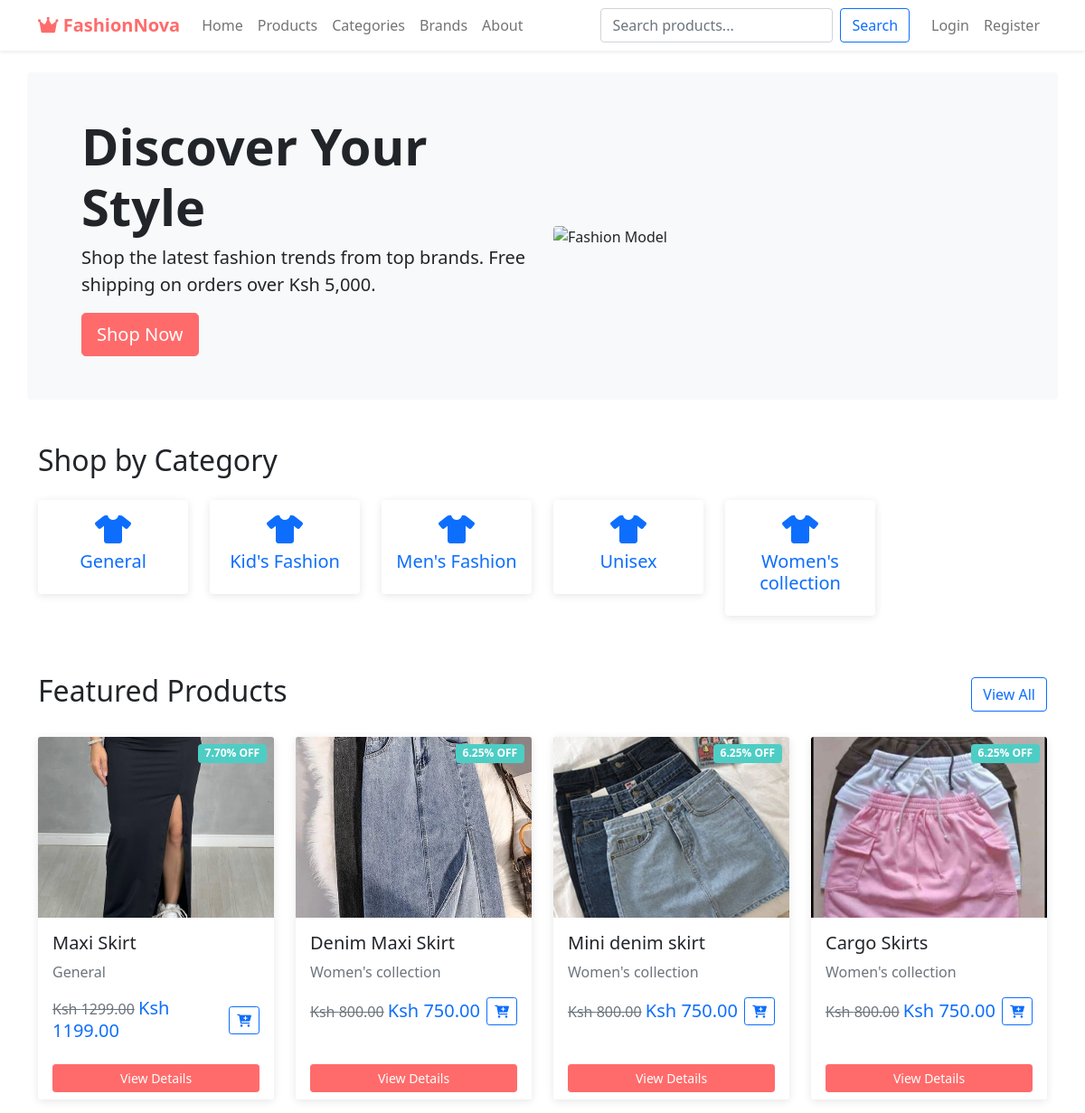
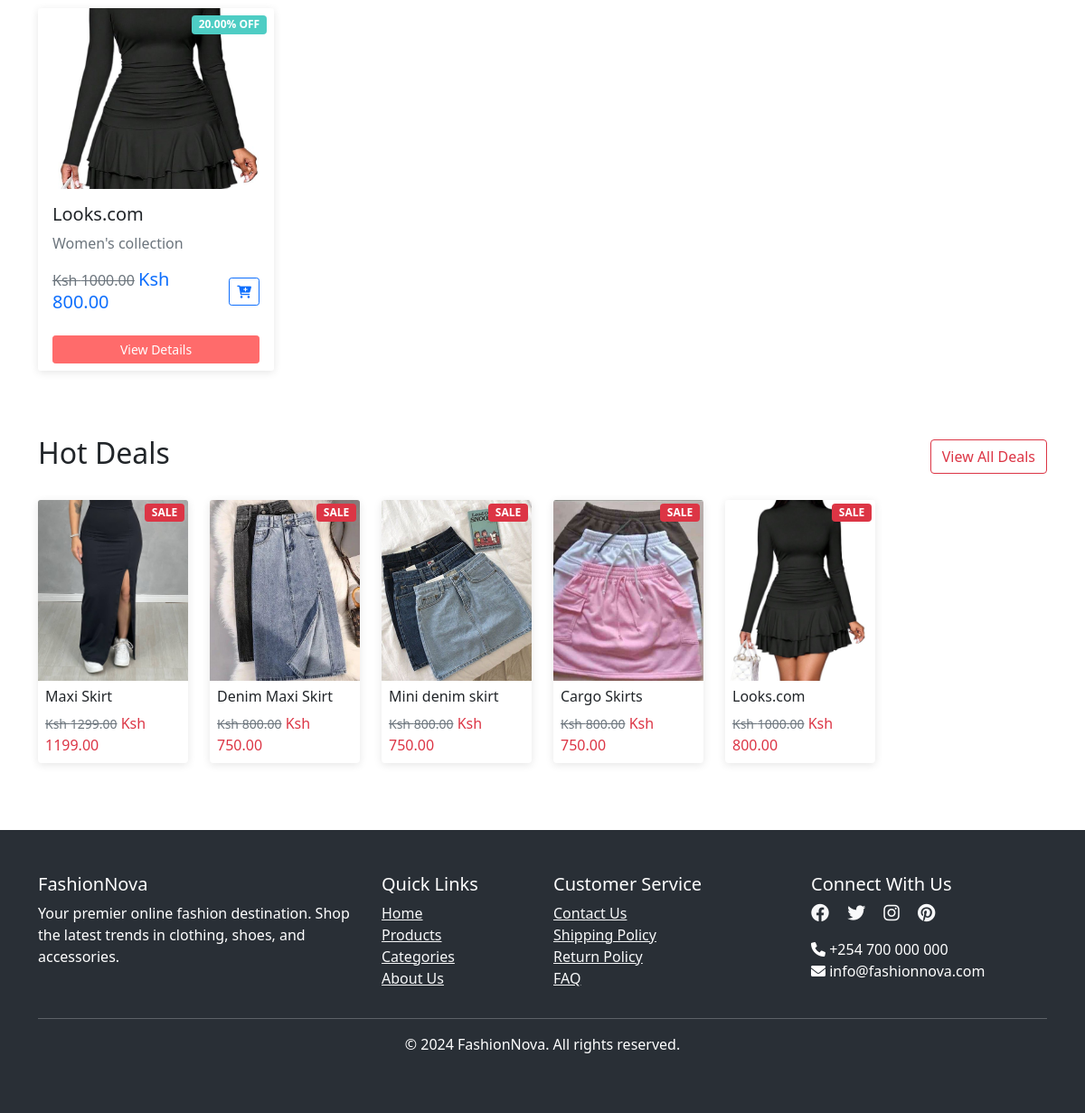
The page / on the database its author committed (2 pictures, top to bottom).
### fashionnova_app/models.py (models this page shows, shortened)
class Category(models.Model):
    GENDER_CHOICES = [
        ('U', 'Unisex'),
        ('M', 'Men'),
        ('F', 'Women'),
        ('K', 'Kids'),
    ]
    name = models.CharField(max_length=100, unique=True)
    slug = models.SlugField(max_length=100, unique=True, blank=True)
    description = models.TextField(blank=True)
    gender = models.CharField(max_length=1, choices=GENDER_CHOICES, default='U')
    image = models.ImageField(upload_to='categories/', blank=True, null=True)
    is_active = models.BooleanField(default=True)
    created_at = models.DateTimeField(auto_now_add=True)
    updated_at = models.DateTimeField(auto_now=True)
    class Meta:
        verbose_name_plural = "Categories"
        ordering = ['name']

class Product(models.Model):
    GENDER_CHOICES = (
        ('M', 'Men'),
        ('F', 'Women'),
        ('U', 'Unisex'),
        ('K', 'Kids'),
    )
    seller = models.ForeignKey(SellerProfile, on_delete=models.CASCADE, related_name='products')
    name = models.CharField(max_length=200)
    slug = models.SlugField(unique=True)
    description = models.TextField()
    price = models.DecimalField(max_digits=10, decimal_places=2)
    discount_price = models.DecimalField(max_digits=10, decimal_places=2, null=True, blank=True)
    category = models.ForeignKey('Category', on_delete=models.SET_NULL, null=True, related_name='products')
    brand = models.ForeignKey('Brand', on_delete=models.SET_NULL, null=True, blank=True, related_name='products')
    gender = models.CharField(max_length=1, choices=GENDER_CHOICES, default='U')
    stock = models.IntegerField(default=0)
    image = models.ImageField(upload_to='products/', blank=True, null=True)
    created_at = models.DateTimeField(auto_now_add=True)
    updated_at = models.DateTimeField(auto_now=True)
    is_active = models.BooleanField(default=True)
    def get_discount_percentage(self):
        if self.discount_price and self.price > 0:
            return round(((self.price - self.discount_price) / self.price) * 100, 2)
        return 0

### fashionnova_app/views.py (the view)
# urls.py: path('', views.home, name='home'),
def home(request):
    featured_products = Product.objects.filter(is_active=True).order_by('-created_at')[:8]
    discounted_products = Product.objects.filter(
        discount_price__isnull=False,
        is_active=True
    ).order_by('-created_at')[:6]
    categories = Category.objects.all()[:6]
    context = {
        'featured_products': featured_products,
        'discounted_products': discounted_products,
        'categories': categories,
    }
    return render(request, 'home.html', context)

### fashionnova_app/context_processors.py (called while the page is built, shortened)
def cart_count(request):
    return {'cart_count': 0, 'wishlist_count': 0}

### fashionnova_app/templates/home.html (shortened to what this page needs)
{% extends 'base.html' %}
{% load static %}
{% block content %}
<section class="hero-section mb-5">
    <div class="row align-items-center bg-light p-5 rounded">
        <div class="col-md-6">
            <h1 class="display-4 fw-bold">Discover Your Style</h1>
            <p class="lead">Shop the latest fashion trends from top brands. Free shipping on orders over Ksh 5,000.</p>
            <a href="{% url 'products' %}" class="btn btn-primary btn-lg">Shop Now</a>
        </div>
        <div class="col-md-6">
            <img src="https://images.unsplash.com/photo-1445205170230-053b83016050?ixlib=rb-1.2.1&auto=format&fit=crop&w=1000&q=80"
                 class="img-fluid rounded" alt="Fashion Model">
        </div>
    </div>
</section>
<section class="categories-section mb-5">
    <h2 class="mb-4">Shop by Category</h2>
    <div class="row">
        {% for category in categories %}
        <div class="col-md-4 col-lg-2 mb-3">
            <a href="{% url 'products' %}?category={{ category.id }}" class="text-decoration-none">
                <div class="card text-center">
                    <div class="card-body">
                        <i class="fas fa-tshirt fa-2x mb-2 text-primary"></i>
                        <h5 class="card-title">{{ category.name }}</h5>
                    </div>
                </div>
            </a>
        </div>
        {% endfor %}
    </div>
</section>
<section class="featured-products mb-5">
    <div class="d-flex justify-content-between align-items-center mb-4">
        <h2>Featured Products</h2>
        <a href="{% url 'products' %}" class="btn btn-outline-primary">View All</a>
    </div>
    <div class="row">
        {% for product in featured_products %}
        <div class="col-md-3 mb-4">
            <div class="card h-100">
                {% if product.discount_price %}
                <span class="position-absolute top-0 end-0 badge badge-discount m-2">
                    {{ product.get_discount_percentage }}% OFF
                </span>
                {% endif %}
                <img src="{{ product.image.url }}" class="card-img-top product-image" alt="{{ product.name }}">
                <div class="card-body">
                    <h5 class="card-title">{{ product.name|truncatechars:30 }}</h5>
                    <p class="card-text text-muted">{{ product.category.name }}</p>
                    <div class="d-flex justify-content-between align-items-center">
                        <div>
                            {% if product.discount_price %}
                            <span class="text-decoration-line-through text-muted">Ksh {{ product.price }}</span>
                            <span class="h5 text-primary"> Ksh {{ product.discount_price }}</span>
                            {% else %}
                            <span class="h5 text-primary">Ksh {{ product.price }}</span>
                            {% endif %}
                        </div>
                        <a href="{% url 'add_to_cart' product.id %}" class="btn btn-sm btn-outline-primary">
                            <i class="fas fa-cart-plus"></i>
                        </a>
                    </div>
                </div>
                <div class="card-footer bg-white border-top-0">
                    <a href="{% url 'product_detail' product.slug %}" class="btn btn-primary btn-sm w-100">View Details</a>
                </div>
            </div>
        </div>
        {% endfor %}
    </div>
</section>
<section class="discounted-products">
    <div class="d-flex justify-content-between align-items-center mb-4">
        <h2>Hot Deals</h2>
        <a href="{% url 'products' %}?discount_only=on" class="btn btn-outline-danger">View All Deals</a>
    </div>
    <div class="row">
        {% for product in discounted_products %}
        <div class="col-md-2 mb-4">
            <div class="card h-100">
                <span class="position-absolute top-0 end-0 badge bg-danger m-1">
                    SALE
                </span>
                <img src="{{ product.image.url }}" class="card-img-top product-image" alt="{{ product.name }}">
                <div class="card-body p-2">
                    <h6 class="card-title">{{ product.name|truncatechars:20 }}</h6>
                    <div>
                        <span class="text-decoration-line-through text-muted small">Ksh {{ product.price }}</span>
                        <span class="h6 text-danger"> Ksh {{ product.discount_price }}</span>
                    </div>
                </div>
            </div>
        </div>
        {% endfor %}
    </div>
</section>
{% endblock %}

### fashionnova_app/templates/base.html (style rules this page uses)
:root { --primary-color: #ff6b6b; --secondary-color: #4ecdc4; --dark-color: #292f36; --light-color: #f7fff7; }
body { font-family: 'Segoe UI', Tahoma, Geneva, Verdana, sans-serif; padding-top: 56px; }
.btn-primary { background-color: var(--primary-color); border-color: var(--primary-color); }
.card { transition: transform 0.3s; border: none; box-shadow: 0 2px 10px rgba(0,0,0,0.1); }
.product-image { height: 200px; object-fit: cover; }
.badge-discount { background-color: var(--secondary-color); color: white; }

### rows shown on the page
Category: name "General"
Category: name "Kid's Fashion"
Category: name "Men's Fashion"
Category: name "Unisex"
Category: name "Women's collection"
Product: get_discount_percentage "7.70", image (picture), name "Maxi Skirt", category.name "General", price "1299.00", discount_price "1199.00"
Product: get_discount_percentage "6.25", image (picture), name "Denim Maxi Skirt", category.name "Women's collection", price "800.00", discount_price "750.00"
Product: get_discount_percentage "6.25", image (picture), name "Mini denim skirt", category.name "Women's collection", price "800.00", discount_price "750.00"
Product: get_discount_percentage "6.25", image (picture), name "Cargo Skirts", category.name "Women's collection", price "800.00", discount_price "750.00"
Product: get_discount_percentage "20.00", image (picture), name "Looks.com", category.name "Women's collection", price "1000.00", discount_price "800.00"
